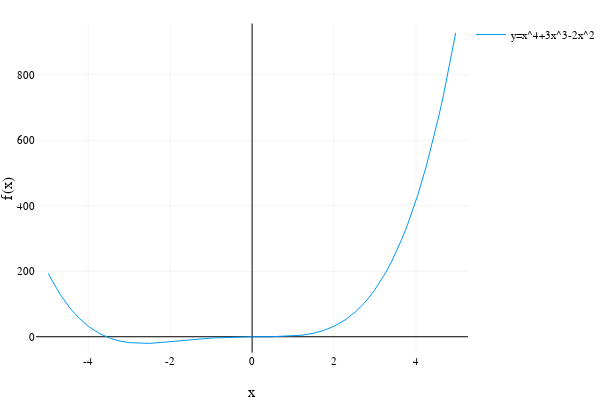

The code cell stored with this chart in its notebook:
### Code cell
f(x)=x^4+3x^3-2x^2
plot(f, framestyle=:zerolines,yaxis=("f(x)"), xlabel="x", ylabel="y", label="y=x^4+3x^3-2x^2")

### Figure 1 — Plotly figure (JSON) as saved in the notebook; plotly's stock layout.template omitted (floating-point values rounded to 4 significant figures)
{"data": [{"colorbar": {"title": ""}, "hoverinfo": "text", "legendgroup": "y=x^4+3x^3-2x^2", "line": {"color": "rgba(0, 154, 250, 1.000)", "dash": "solid", "shape": "linear", "width": 1}, "mode": "lines", "name": "y=x^4+3x^3-2x^2", "showlegend": true, "text": [null, null, null, null, null, null, null, null, null, null, null, null, null, null, null, null, null, null, null, null, null, null, null, null, null, null, null, null, null, null, null, null, null, null, null, null, null, null, null, null, null, null, null, null, null], "type": "scatter", "x": [-4.976, -4.951, -4.927, -4.902, -4.677, -4.451, -4.225, -3.999, -3.728, -3.457, -3.227, -2.998, -2.499, -2.04, -1.547, -0.9767, -0.4694, -0.02468, 0.4602, 0.948, 1.218, 1.487, 1.744, 2.001, 2.267, 2.534, 2.759, 2.983, 3.12, 3.257, 3.395, 3.532, 3.66, 3.789, 3.918, 4.047, 4.254, 4.46, 4.563, 4.666, 4.77, 4.873, 4.905, 4.936, 4.968], "xaxis": "x1", "y": [193.8, 187.8, 181.9, 176.1, 127.7, 88.3, 56.7, 31.94, 9.924, -5.035, -13.19, -18.03, -20.31, -16.47, -10.17, -3.793, -0.7026, -0.001263, -0.08631, 1.567, 4.65, 10.34, 19.08, 32.03, 51.11, 77.21, 105.7, 141.1, 166.5, 195.1, 227.1, 262.8, 299.9, 340.7, 385.5, 434.4, 522.0, 622.0, 677.0, 735.5, 797.6, 863.5, 884.5, 906.0, 927.8], "yaxis": "y1", "zmax": 0.1, "zmin": -0.1}], "layout": {"annotations": [], "height": 400, "legend": {"bgcolor": "rgba(255, 255, 255, 1.000)", "bordercolor": "rgba(0, 0, 0, 1.000)", "font": {"color": "rgba(0, 0, 0, 1.000)", "family": "sans-serif", "size": 11}, "tracegroupgap": 0, "x": 1, "y": 1}, "margin": {"b": 20, "l": 0, "r": 0, "t": 20}, "paper_bgcolor": "rgba(255, 255, 255, 1.000)", "plot_bgcolor": "rgba(255, 255, 255, 1.000)", "showlegend": true, "width": 600, "xaxis": {"anchor": "y1", "domain": [0.07647, 0.9934], "gridcolor": "rgba(0, 0, 0, 0.100)", "gridwidth": 0.5, "linecolor": "rgba(0, 0, 0, 1.000)", "mirror": false, "range": [-5.274, 5.267], "showgrid": true, "showline": false, "showticklabels": true, "tickangle": 0, "tickcolor": "rgba(0, 0, 0, 0.000)", "tickfont": {"color": "rgba(0, 0, 0, 1.000)", "family": "sans-serif", "size": 11}, "tickmode": "array", "ticks": "inside", "ticktext": ["-4", "-2", "0", "2", "4"], "tickvals": [-4, -2, 0, 2, 4], "title": "x", "titlefont": {"color": "rgba(0, 0, 0, 1.000)", "family": "sans-serif", "size": 15}, "type": "-", "visible": true, "zeroline": true, "zerolinecolor": "rgba(0, 0, 0, 1.000)"}, "yaxis": {"anchor": "x1", "domain": [0.07581, 0.9902], "gridcolor": "rgba(0, 0, 0, 0.100)", "gridwidth": 0.5, "linecolor": "rgba(0, 0, 0, 1.000)", "mirror": false, "range": [-48.75, 956.2], "showgrid": true, "showline": false, "showticklabels": true, "tickangle": 0, "tickcolor": "rgba(0, 0, 0, 0.000)", "tickfont": {"color": "rgba(0, 0, 0, 1.000)", "family": "sans-serif", "size": 11}, "tickmode": "array", "ticks": "inside", "ticktext": ["0", "200", "400", "600", "800"], "tickvals": [0, 200, 400, 600, 800], "title": "f(x)", "titlefont": {"color": "rgba(0, 0, 0, 1.000)", "family": "sans-serif", "size": 15}, "type": "-", "visible": true, "zeroline": true, "zerolinecolor": "rgba(0, 0, 0, 1.000)"}}}
